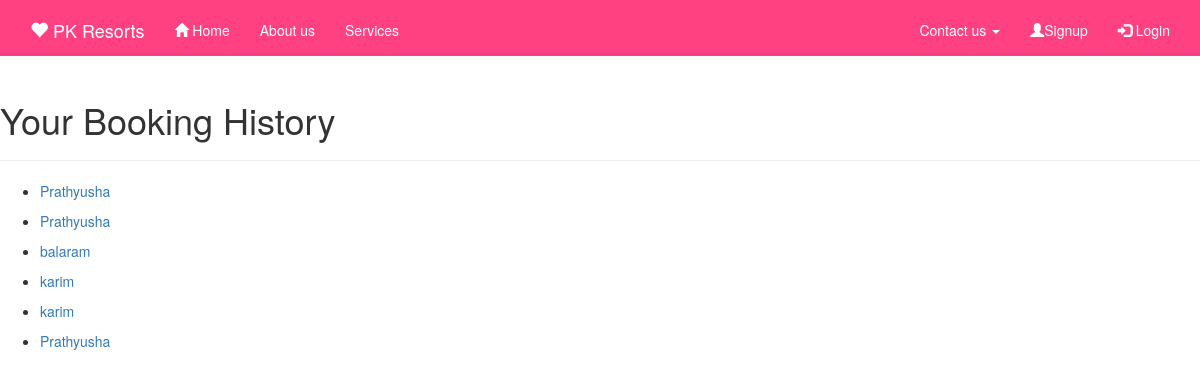
/bookinglist/, run on an earlier commit of the app's database.
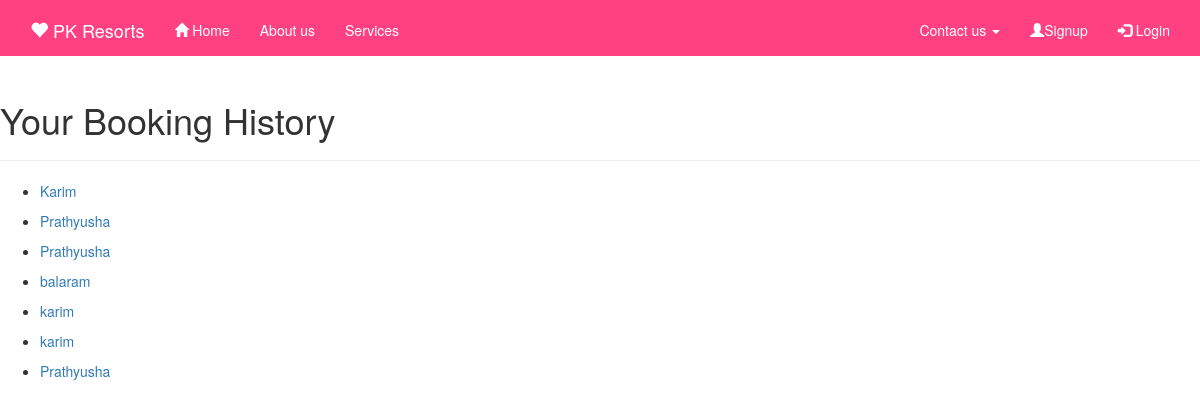
And on a later commit of the database.
### webapp/models.py (models this page shows, shortened)
class Booktickets(models.Model):
    sex_choice=(('male','Male'),('female','Female'),('other','Other'))
    occassion_choice=(('birthday','Birthday'),('marriage','Marriage'),('holiday','Holiday'),('meeting','Meeting'))
    name=models.CharField(max_length=100)
    age=models.IntegerField()
    sex=models.CharField(max_length=7,choices=sex_choice,default='male')
    email=models.EmailField()
    address=models.CharField(max_length=200)
    tickets=models.IntegerField()
    date=models.DateField(blank=False)
    adults=models.IntegerField()
    children=models.IntegerField(blank=True,null=True)
    occassion=models.CharField(max_length=20,choices=occassion_choice,default='holiday')
    ordered=models.DateTimeField(auto_now_add=True)
    class Meta:
        ordering=('-ordered',)
    def __str__(self):
        return self.name

### webapp/views.py (the view)
# urls.py: url(r'^bookinglist/', views.Booktickets_list,name='list'),
def Booktickets_list(request):
    booktickets_list=Booktickets.objects.all()
    return render(request,'webapp/booktickets_list.html',{'booktickets_list':booktickets_list})

### templates/webapp/booktickets_list.html (shortened to what this page needs)
<!DOCTYPE html>
{%load staticfiles%}
<html lang="en" dir="ltr">
  <head>
    <link rel="stylesheet" href="{%static "css/book.css"%}">
    <link rel="stylesheet" href="https://maxcdn.bootstrapcdn.com/bootstrap/3.3.7/css/bootstrap.min.css">
  </head>
  <body>
    <nav class="navbar navbar-fixed-top">
  <div class="container">
    <div class="navbar-header">
      <a class="navbar-brand" href="/resort"><span class="glyphicon glyphicon-heart" aria-hidden="true"></span> PK Resorts</a>
    </div>
    <div class="collapse navbar-collapse" id="bs-example-navbar-collapse-1">
      <ul class="nav navbar-nav">
        <li class="active"><a href="/"><span class="glyphicon glyphicon-home" aria-hidden="true"></span>  Home <span class="sr-only">(current)</span></a></li>
        <li><a href="/about">About us</a></li>
        <li><a href="/service">Services</a></li>
      </ul>
      <ul class="nav navbar-nav navbar-right">
        <li class="dropdown">
          <a href="#" class="dropdown-toggle" data-toggle="dropdown" role="button" aria-haspopup="true" aria-expanded="false">Contact us <span class="caret"></span></a>
       </li>
             {%if user.is_authenticated%}
       <ul class="nav navbar-nav navbar-right">
         <li class="dropdown">
           <a href="#" class="dropdown-toggle" data-toggle="dropdown" role="button" aria-haspopup="true" aria-expanded="false">{{user.username}} <span class="caret"></span></a>
           <ul class="dropdown-menu">
             <li><a href="/detail/{{user.id}}">Personal Information</a></li>
               <li><a href="/bookinglist">My Tickets</a></li>
             <li><a href="/book">Book Tickets</a></li>
          </ul>
          {%else%}
          <li><a href="/signup"><span class="glyphicon glyphicon-user" aria-hidden="true"></span>Signup</a></li>
       <li><a href="/accounts/login"><span class="glyphicon glyphicon-log-in" aria-hidden="true"></span> Login</a></li>
       {%endif%}
         </ul>
    </div>
  </div>
</nav><br><br><br><br>
<h1>Your Booking History</h1><hr>
{%for ticket in booktickets_list%}
<ul>
  <li><a href="/ticketdetail/{{ticket.id}}">{{ticket}}</a></li>
</ul>
{%empty%}
<p>You don't booked any tickets yet</p>
{%endfor%}
  </body>
</html>

### static/css/book.css (style rules this page uses)
.navbar { background: #FF4081; }
.navbar a { color: white; }
.container { padding-top:5px; }
.container a { border-radius:20px; }

What changed in the data, as far as the page shows it:
added Booktickets: name "Karim"
